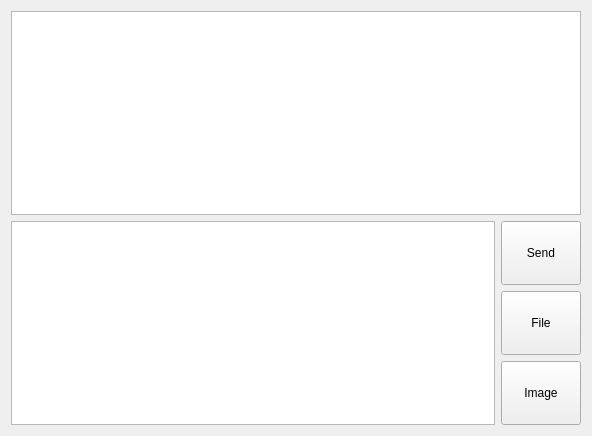
<?xml version="1.0" encoding="UTF-8"?>
<ui version="4.0">
 <class>Widget</class>
 <widget class="QWidget" name="Widget">
  <property name="geometry">
   <rect>
    <x>0</x>
    <y>0</y>
    <width>592</width>
    <height>436</height>
   </rect>
  </property>
  <property name="windowTitle">
   <string>Client</string>
  </property>
  <layout class="QGridLayout" name="gridLayout">
   <item row="0" column="0" colspan="2">
    <widget class="QTextEdit" name="textMsg">
     <property name="font">
      <font>
       <family>新宋体</family>
       <pointsize>16</pointsize>
      </font>
     </property>
     <property name="readOnly">
      <bool>true</bool>
     </property>
    </widget>
   </item>
   <item row="1" column="0">
    <widget class="QTextEdit" name="textInput">
     <property name="font">
      <font>
       <family>新宋体</family>
       <pointsize>16</pointsize>
      </font>
     </property>
    </widget>
   </item>
   <item row="1" column="1">
    <layout class="QVBoxLayout" name="verticalLayout">
     <item>
      <widget class="QPushButton" name="btnSend_5">
       <property name="sizePolicy">
        <sizepolicy hsizetype="Minimum" vsizetype="Preferred">
         <horstretch>0</horstretch>
         <verstretch>0</verstretch>
        </sizepolicy>
       </property>
       <property name="text">
        <string>Send</string>
       </property>
      </widget>
     </item>
     <item>
      <widget class="QPushButton" name="btnFile_5">
       <property name="sizePolicy">
        <sizepolicy hsizetype="Minimum" vsizetype="Preferred">
         <horstretch>0</horstretch>
         <verstretch>0</verstretch>
        </sizepolicy>
       </property>
       <property name="text">
        <string>File</string>
       </property>
      </widget>
     </item>
     <item>
      <widget class="QPushButton" name="btnImage_5">
       <property name="sizePolicy">
        <sizepolicy hsizetype="Minimum" vsizetype="Preferred">
         <horstretch>0</horstretch>
         <verstretch>0</verstretch>
        </sizepolicy>
       </property>
       <property name="text">
        <string>Image</string>
       </property>
      </widget>
     </item>
    </layout>
   </item>
  </layout>
 </widget>
 <layoutdefault spacing="6" margin="11"/>
 <resources/>
 <connections/>
</ui>
